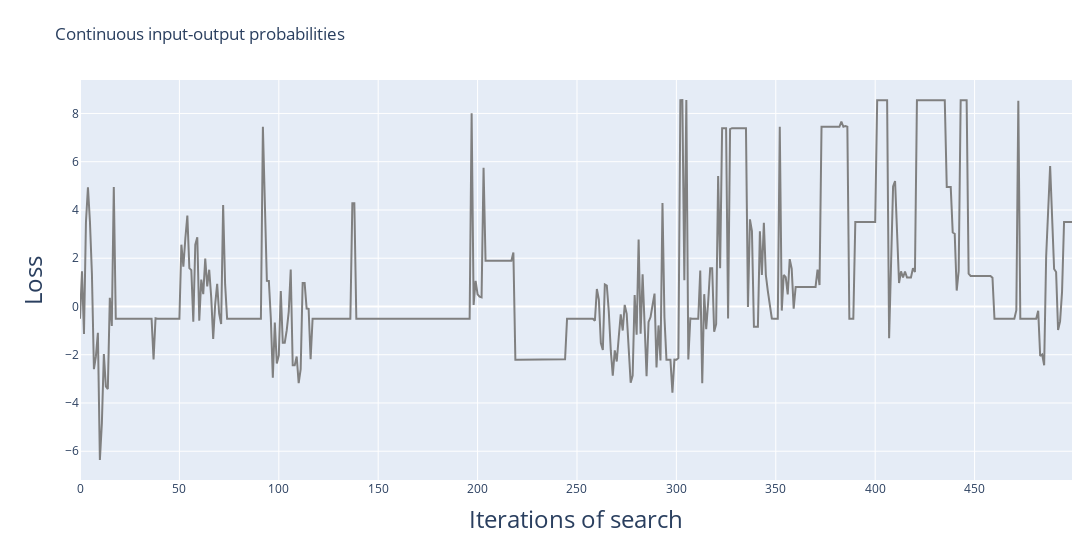
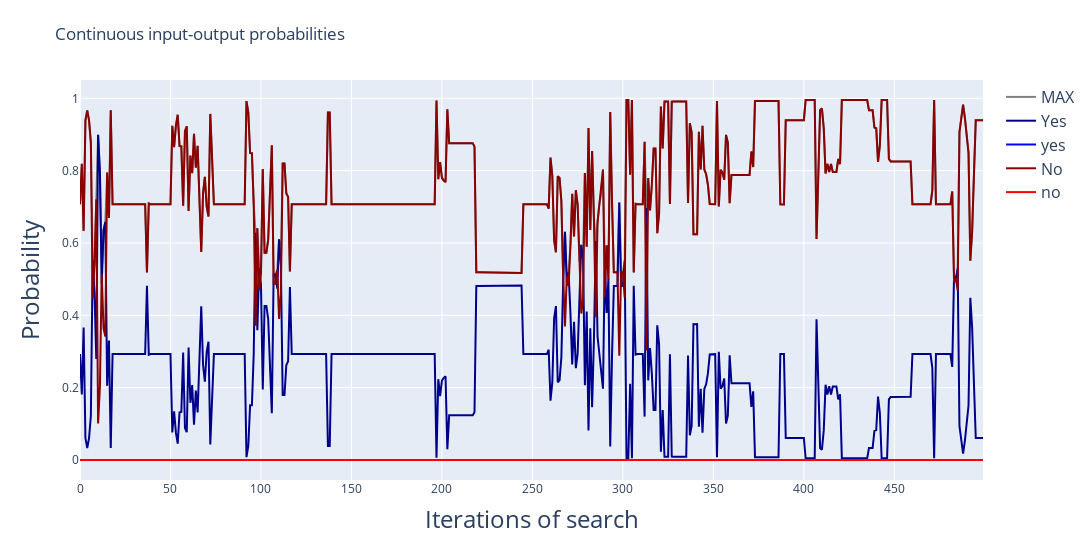
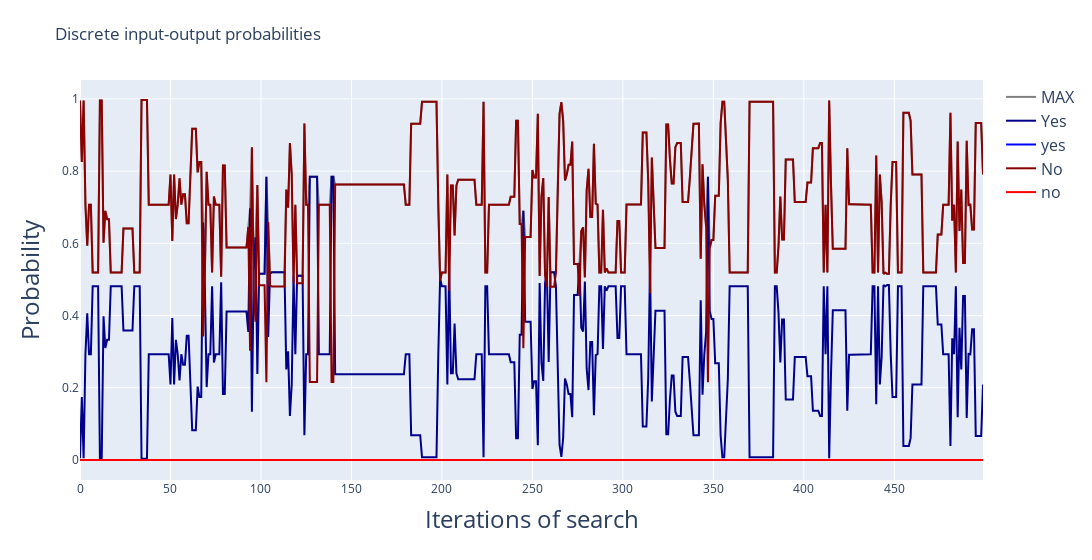

Write notebook code for charts like these, in order.
### Code cell
import plotly.graph_objects as go

# Extract the data
data = results[0]["analysis_stats"]
pred_tokens = results[0]["pred_tokens_history"]
output_tokens = results[0]["output_tokens_hard_history"]

# Create the figure
fig = go.Figure()

# Different shades of blue and red
blue_shades = ['darkblue', 'blue', 'dodgerblue', 'lightblue', 'skyblue']
red_shades = ['darkred', 'red', 'crimson', 'lightcoral', 'salmon']

# Counters for shades
blue_idx = 0
red_idx = 0

# Add a line for each key with color based on pos/neg strings
for idx, key in enumerate(data.keys()):
    if key != "LOSS":
        continue
    if key in cfg.judge_pos_strings:
        color = blue_shades[blue_idx % len(blue_shades)]
        blue_idx += 1
    elif key in cfg.judge_neg_strings:
        color = red_shades[red_idx % len(red_shades)]
        red_idx += 1
    else:
        color = 'gray'  # fallback for keys not in either list
    
    # Only add custom hover text to the first line
    if idx == 0:
        hover_text = [
            f"{key}: {data[key][i]:.4f}<br>pred_tokens: {pred_tokens[i]}<br>output_tokens_hard: {output_tokens[i]}"
            for i in range(len(data[key]))
        ]
        fig.add_trace(go.Scatter(
            y=data[key],
            mode='lines',
            name=key,
            line=dict(color=color),
            hovertemplate='%{text}<extra></extra>',
            text=hover_text
        ))
    else:
        fig.add_trace(go.Scatter(
            y=data[key],
            mode='lines',
            name=key,
            line=dict(color=color)
        ))

# Update layout
fig.update_layout(
    xaxis_title="Iterations of search",
    yaxis_title="Loss",
    title="Continuous input-output probabilities",
    hovermode='x unified',
    width=1200,
    margin=dict(l=80, r=20, t=80, b=80),
    xaxis=dict(title_font=dict(size=24)),
    yaxis=dict(title_font=dict(size=24)),
    legend=dict(font=dict(size=16))
)

fig.show()

# Extract the data
data = results[0]["analysis_stats"]
pred_tokens = results[0]["pred_tokens_history"]
output_tokens = results[0]["output_tokens_hard_history"]

# Create the figure
fig = go.Figure()

# Different shades of blue and red
blue_shades = ['darkblue', 'blue', 'dodgerblue', 'lightblue', 'skyblue']
red_shades = ['darkred', 'red', 'crimson', 'lightcoral', 'salmon']

# Counters for shades
blue_idx = 0
red_idx = 0

# Add a line for each key with color based on pos/neg strings
for idx, key in enumerate(data.keys()):
    if key in cfg.judge_pos_strings:
        color = blue_shades[blue_idx % len(blue_shades)]
        blue_idx += 1
    elif key in cfg.judge_neg_strings:
        color = red_shades[red_idx % len(red_shades)]
        red_idx += 1
    else:
        if key == "LOSS":
            continue
        color = 'gray'  # fallback for keys not in either list
    
    # Only add custom hover text to the first line
    if idx == 0:
        hover_text = [
            f"{key}: {data[key][i]:.4f}<br>pred_tokens: {pred_tokens[i]}<br>output_tokens_hard: {output_tokens[i]}"
            for i in range(len(data[key]))
        ]
        fig.add_trace(go.Scatter(
            y=data[key],
            mode='lines',
            name=key,
            line=dict(color=color),
            hovertemplate='%{text}<extra></extra>',
            text=hover_text
        ))
    else:
        fig.add_trace(go.Scatter(
            y=data[key],
            mode='lines',
            name=key,
            line=dict(color=color)
        ))

# Update layout
fig.update_layout(
    xaxis_title="Iterations of search",
    yaxis_title="Probability",
    title="Continuous input-output probabilities",
    hovermode='x unified',
    width=1200,
    margin=dict(l=80, r=20, t=80, b=80),
    xaxis=dict(title_font=dict(size=24)),
    yaxis=dict(title_font=dict(size=24)),
    legend=dict(font=dict(size=16))
)

fig.show()

# Extract the data
data = results[0]["analysis_stats_hard"]
pred_tokens = results[0]["pred_tokens_history"]
output_tokens = results[0]["output_tokens_hard_history"]

# Create the figure
fig = go.Figure()

# Different shades of blue and red
blue_shades = ['darkblue', 'blue', 'dodgerblue', 'lightblue', 'skyblue']
red_shades = ['darkred', 'red', 'crimson', 'lightcoral', 'salmon']

# Counters for shades
blue_idx = 0
red_idx = 0

# Add a line for each key with color based on pos/neg strings
for idx, key in enumerate(data.keys()):
    if key in cfg.judge_pos_strings:
        color = blue_shades[blue_idx % len(blue_shades)]
        blue_idx += 1
    elif key in cfg.judge_neg_strings:
        color = red_shades[red_idx % len(red_shades)]
        red_idx += 1
    else:
        color = 'gray'  # fallback for keys not in either list
    
    # Only add custom hover text to the first line
    if idx == 0:
        hover_text = [
            f"{key}: {data[key][i]:.4f}<br>pred_tokens: {pred_tokens[i]}<br>output_tokens_hard: {output_tokens[i]}"
            for i in range(len(data[key]))
        ]
        fig.add_trace(go.Scatter(
            y=data[key],
            mode='lines',
            name=key,
            line=dict(color=color),
            hovertemplate='%{text}<extra></extra>',
            text=hover_text
        ))
    else:
        fig.add_trace(go.Scatter(
            y=data[key],
            mode='lines',
            name=key,
            line=dict(color=color)
        ))

# Update layout
fig.update_layout(
    xaxis_title="Iterations of search",
    yaxis_title="Probability",
    title="Discrete input-output probabilities",
    hovermode='x unified',
    width=1200,
    margin=dict(l=80, r=20, t=80, b=80),
    xaxis=dict(title_font=dict(size=24)),
    yaxis=dict(title_font=dict(size=24)),
    legend=dict(font=dict(size=16))
)

fig.show()

### Figure 1 — Plotly figure (JSON) as saved in the notebook; plotly's stock layout.template omitted (floating-point values rounded to 4 significant figures; data arrays with more than 128 entries replaced by an {"elided": "..."} marker saying what was removed)
{"data": [{"line": {"color": "gray"}, "mode": "lines", "name": "LOSS", "type": "scatter", "y": {"elided": "500 float values"}}], "layout": {"hovermode": "x unified", "legend": {"font": {"size": 16}}, "margin": {"b": 80, "l": 80, "r": 20, "t": 80}, "title": {"text": "Continuous input-output probabilities"}, "width": 1200, "xaxis": {"title": {"font": {"size": 24}, "text": "Iterations of search"}}, "yaxis": {"title": {"font": {"size": 24}, "text": "Loss"}}}}

### Figure 2 — Plotly figure (JSON) as saved in the notebook; plotly's stock layout.template omitted (floating-point values rounded to 4 significant figures; data arrays with more than 128 entries replaced by an {"elided": "..."} marker saying what was removed)
{"data": [{"hovertemplate": "%{text}<extra></extra>", "line": {"color": "gray"}, "mode": "lines", "name": "MAX", "text": {"elided": "500 str values"}, "type": "scatter", "y": {"elided": "500 float values"}}, {"line": {"color": "darkblue"}, "mode": "lines", "name": "Yes", "type": "scatter", "y": {"elided": "500 float values"}}, {"line": {"color": "blue"}, "mode": "lines", "name": "yes", "type": "scatter", "y": {"elided": "500 float values"}}, {"line": {"color": "darkred"}, "mode": "lines", "name": "No", "type": "scatter", "y": {"elided": "500 float values"}}, {"line": {"color": "red"}, "mode": "lines", "name": "no", "type": "scatter", "y": {"elided": "500 float values"}}], "layout": {"hovermode": "x unified", "legend": {"font": {"size": 16}}, "margin": {"b": 80, "l": 80, "r": 20, "t": 80}, "title": {"text": "Continuous input-output probabilities"}, "width": 1200, "xaxis": {"title": {"font": {"size": 24}, "text": "Iterations of search"}}, "yaxis": {"title": {"font": {"size": 24}, "text": "Probability"}}}}

### Figure 3 — Plotly figure (JSON) as saved in the notebook; plotly's stock layout.template omitted (floating-point values rounded to 4 significant figures; data arrays with more than 128 entries replaced by an {"elided": "..."} marker saying what was removed)
{"data": [{"hovertemplate": "%{text}<extra></extra>", "line": {"color": "gray"}, "mode": "lines", "name": "MAX", "text": {"elided": "500 str values"}, "type": "scatter", "y": {"elided": "500 float values"}}, {"line": {"color": "darkblue"}, "mode": "lines", "name": "Yes", "type": "scatter", "y": {"elided": "500 float values"}}, {"line": {"color": "blue"}, "mode": "lines", "name": "yes", "type": "scatter", "y": {"elided": "500 float values"}}, {"line": {"color": "darkred"}, "mode": "lines", "name": "No", "type": "scatter", "y": {"elided": "500 float values"}}, {"line": {"color": "red"}, "mode": "lines", "name": "no", "type": "scatter", "y": {"elided": "500 float values"}}], "layout": {"hovermode": "x unified", "legend": {"font": {"size": 16}}, "margin": {"b": 80, "l": 80, "r": 20, "t": 80}, "title": {"text": "Discrete input-output probabilities"}, "width": 1200, "xaxis": {"title": {"font": {"size": 24}, "text": "Iterations of search"}}, "yaxis": {"title": {"font": {"size": 24}, "text": "Probability"}}}}
